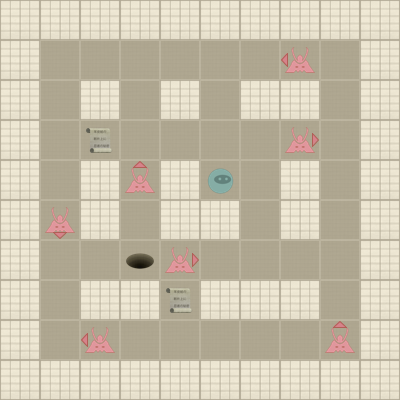

A 2D game scene composited from a Tiled map and its tileset images. What follows is a short description and the map's XML, with each tile layer's data collapsed to a summary:
An orthogonal 10x10 tile map with 40x40 px tiles, 2 tile layers (Level, Actors).

<map version="1.0" orientation="orthogonal" width="10" height="10" tilewidth="40" tileheight="40">
 <properties>
  <property name="moves" value="6" />
 </properties>
 <tileset firstgid="1" name="spritesheet" tilewidth="40" tileheight="40" spacing="2" margin="2">
  <image source="spritesheet.png" width="256" height="256" />
  <tile id="0">
   <properties>
    <property name="actor" value="guard" />
    <property name="direction" value="up" />
   </properties>
  </tile>
  <tile id="1">
   <properties>
    <property name="actor" value="guard" />
    <property name="direction" value="left" />
   </properties>
  </tile>
  <tile id="2">
   <properties>
    <property name="actor" value="guard" />
    <property name="direction" value="down" />
   </properties>
  </tile>
  <tile id="3">
   <properties>
    <property name="actor" value="guard" />
    <property name="direction" value="right" />
   </properties>
  </tile>
  <tile id="4">
   <properties>
    <property name="actor" value="scroll" />
   </properties>
  </tile>
  <tile id="5">
   <properties>
    <property name="wall" value="1" />
   </properties>
  </tile>
  <tile id="7">
   <properties>
    <property name="actor" value="exit" />
   </properties>
  </tile>
  <tile id="8">
   <properties>
    <property name="actor" value="player" />
   </properties>
  </tile>
 </tileset>
 <layer name="Level" width="10" height="10">
  <data>[100 cells, 100 non-empty, 2 distinct tile ids]</data>
 </layer>
 <layer name="Actors" width="10" height="10">
  <data>[100 cells, 11 non-empty, 7 distinct tile ids]</data>
 </layer>
</map>
